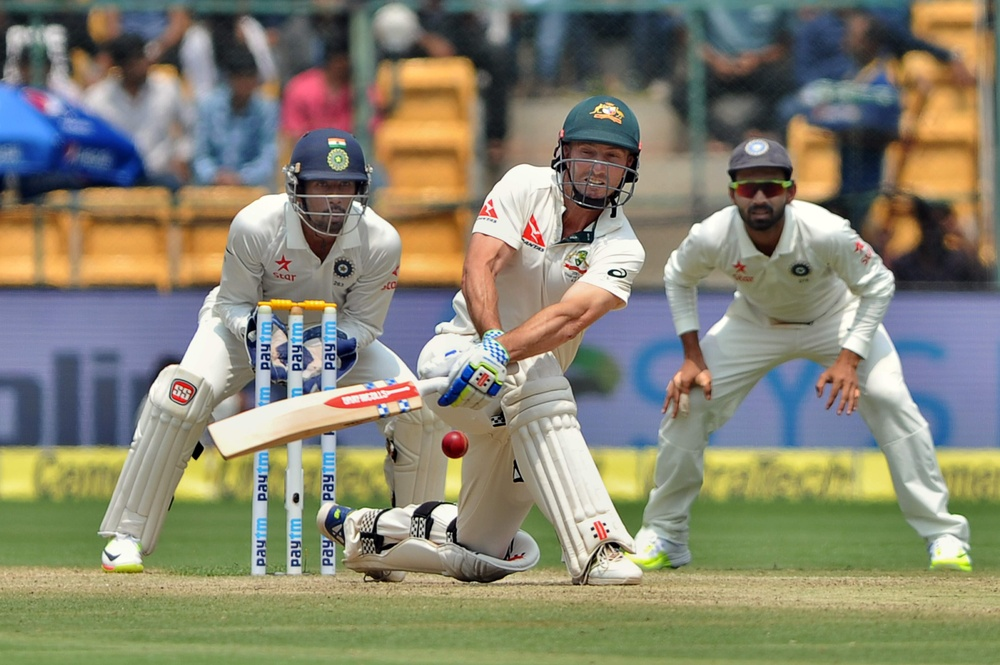
#> input picture OpenCV/Assets/Test-Cricket-Match.jpg, 1000 x 665 px, shrunk from 4256 x 2832 before the run, given in place of the camera
$ python ColorDetection.py
#> lines starting #> are read from the running program, lines starting #| are printed output that depends on the picture; after the words box and inside, x2 and y2 are one past the last pixel; in counts of white or black regions, pixels touching at a corner belong together
import cv2
import numpy as np

cap = cv2.VideoCapture(0)

while True:
    ret, frame = cap.read()
#> frame is the input picture: shape (665, 1000, 3); mean B, G, R 113.1, 132.4, 134.8

    width = int(cap.get(3))
    height = int(cap.get(4))

    hsv = cv2.cvtColor(frame, cv2.COLOR_BGR2HSV)
#> hsv: shape (665, 1000, 3); mean H, S, V 53.1, 82, 149.8

    lower_blue = np.array([90, 50, 50])
    upper_blue = np.array([130, 255, 255])

    mask = cv2.inRange(hsv, lower_blue, upper_blue)
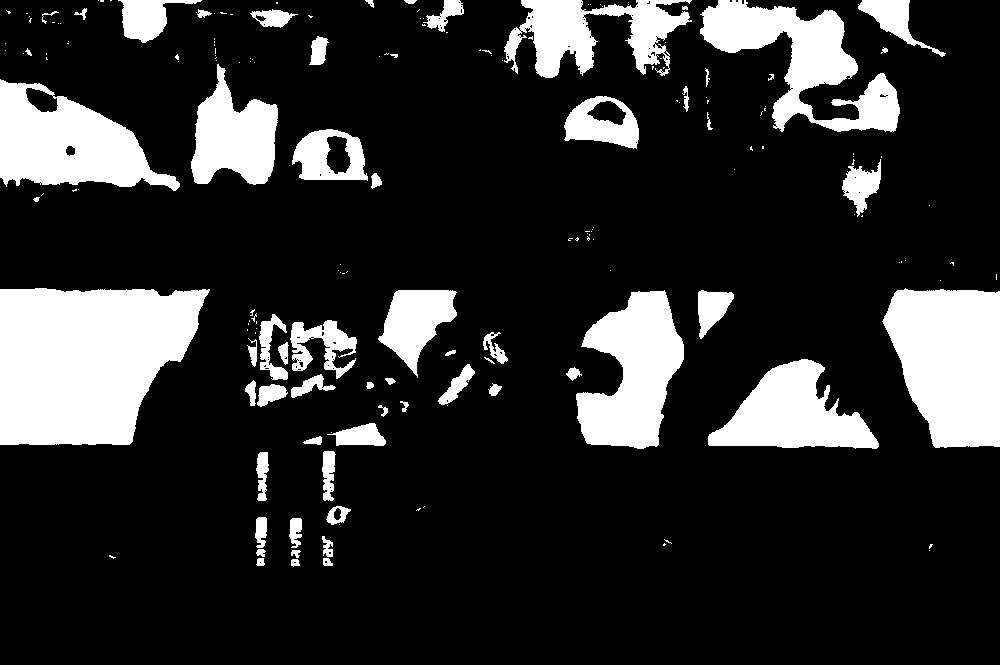
#> mask: shape (665, 1000); 18.2% white; 183 white regions (120 under 20 px), largest, box (x1, y1, x2, y2) and area: (0, 288, 210, 445) 25967, (882, 288, 1000, 448) 14892, (0, 79, 180, 191) 11329

    result = cv2.bitwise_and(frame, frame, mask=mask)
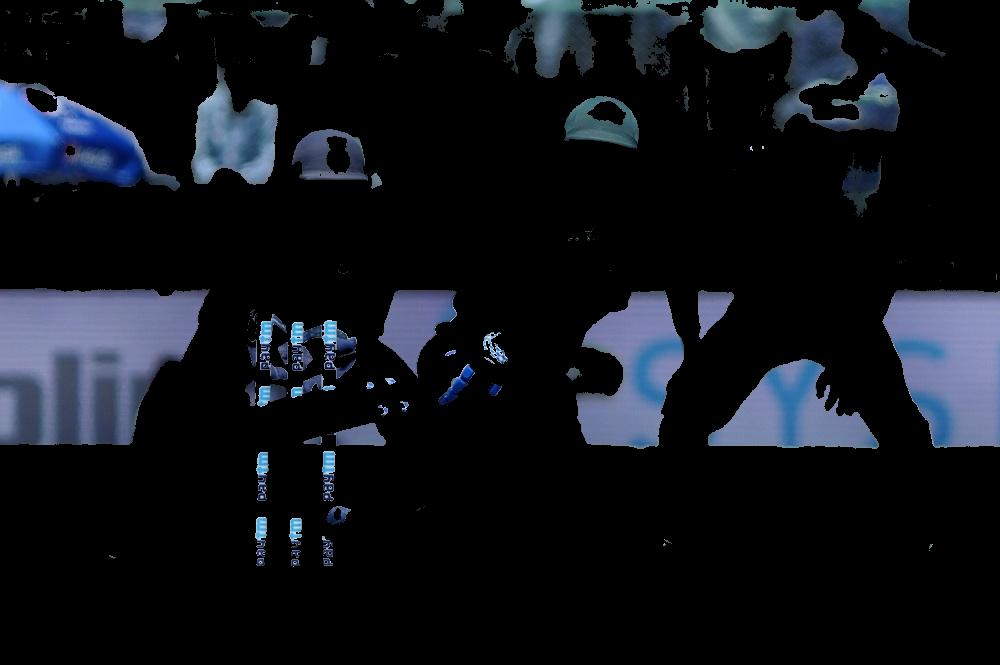
#> result: shape (665, 1000, 3); mean B, G, R 25.8, 19.4, 15.9

    cv2.imshow('frame', result)
    cv2.imshow('mask', mask)

    if cv2.waitKey(1) == ord('q'):
#> (key q is pressed here)
        break


cap.release()
cv2.destroyAllWindows()

$ run again, on OpenCV/Assets/soccer_practice.jpg
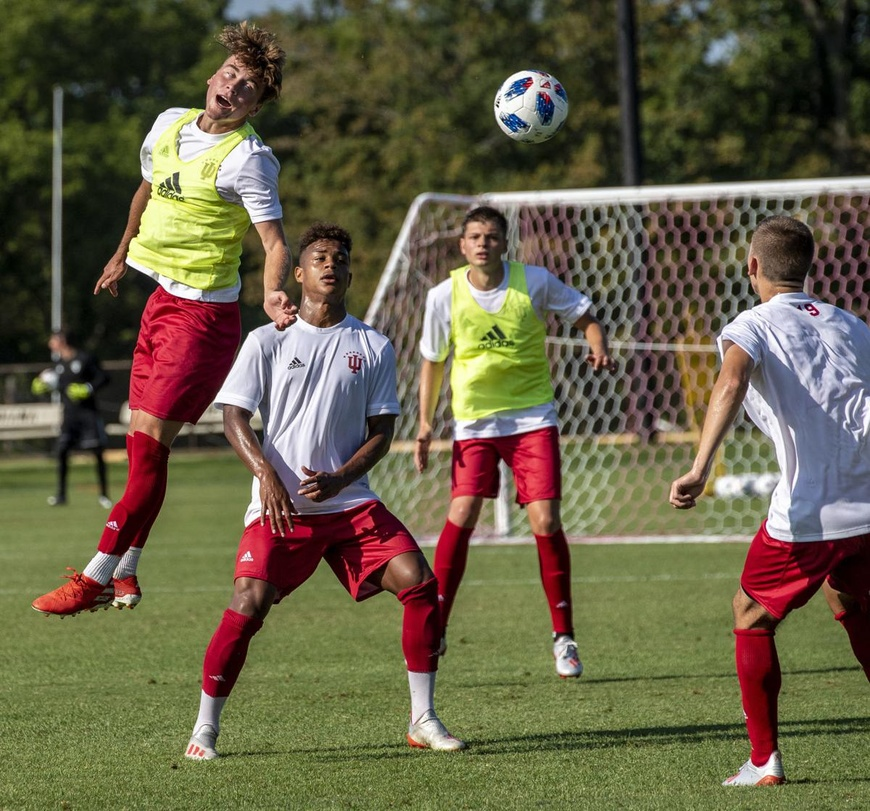
#> input picture OpenCV/Assets/soccer_practice.jpg, 870 x 811 px, shrunk from 1200 x 1119 before the run, given in place of the camera
#> frame is the input picture: shape (811, 870, 3); mean B, G, R 70.9, 96, 102.6
#> hsv: shape (811, 870, 3); mean H, S, V 53.8, 108.8, 109.8
#> `mask = cv2.inRange(hsv, lower_blue, upper_blue)`:
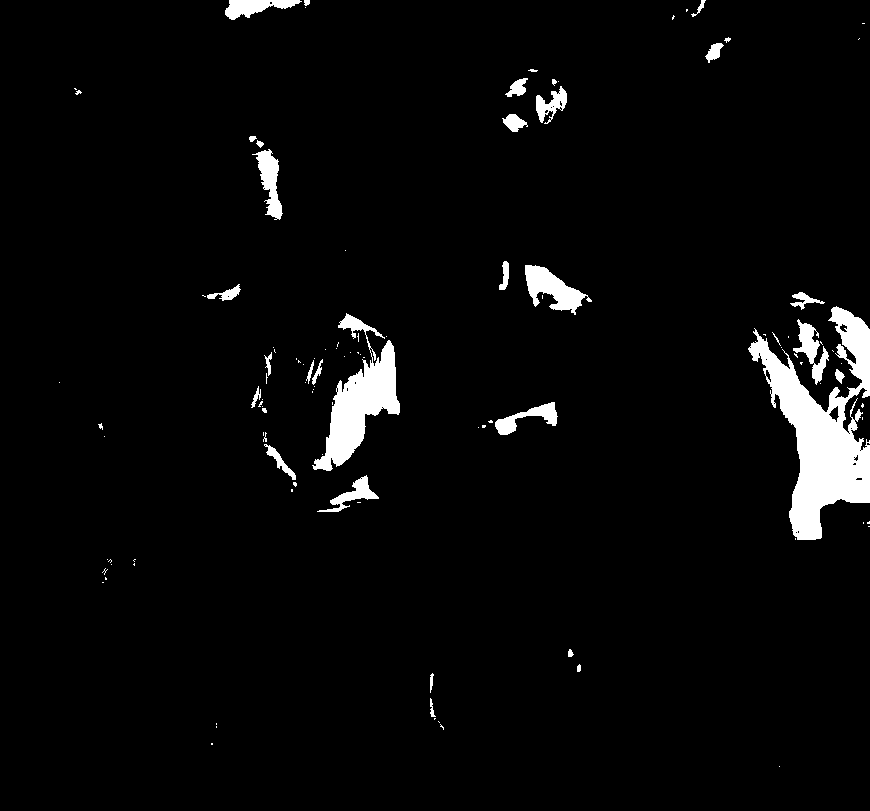
#> mask: shape (811, 870); 3.7% white; 112 white regions (78 under 20 px), largest, box (x1, y1, x2, y2) and area: (748, 306, 870, 540) 11723, (312, 313, 400, 471) 5165, (525, 265, 592, 315) 1525
#> `result = cv2.bitwise_and(frame, frame, mask=mask)`:
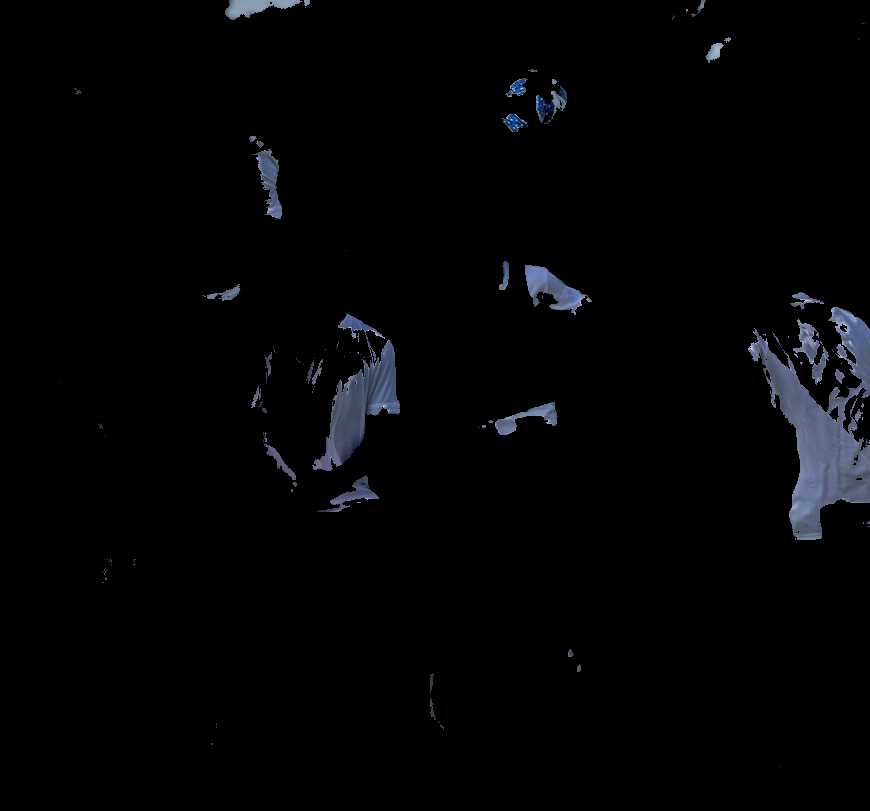
#> result: shape (811, 870, 3); mean B, G, R 4.8, 3.8, 3.4
